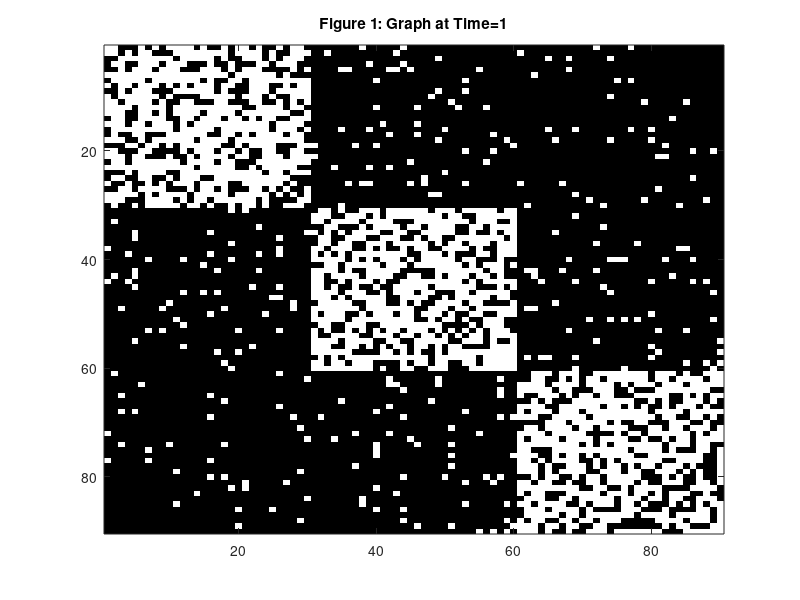
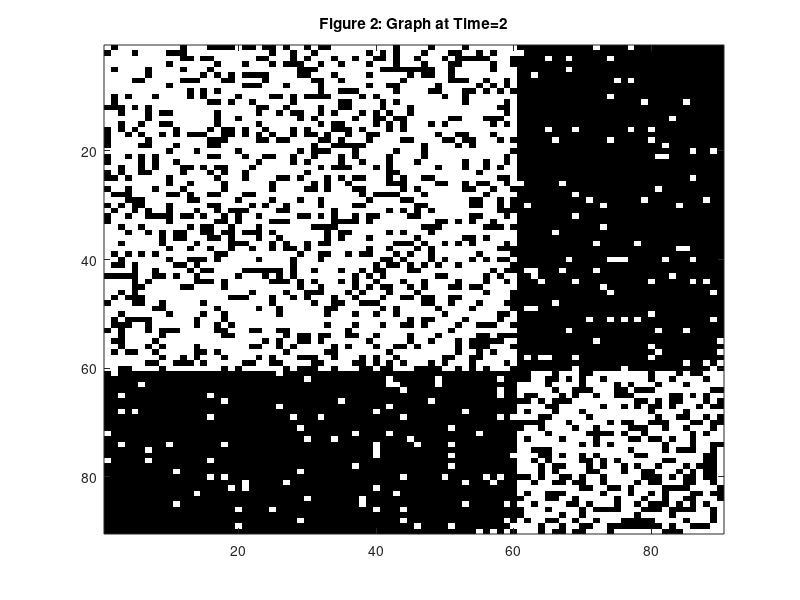
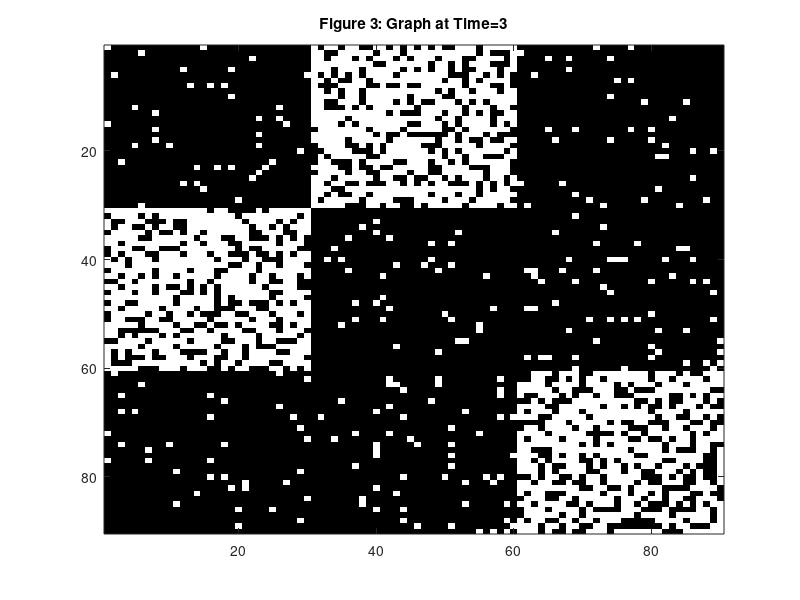
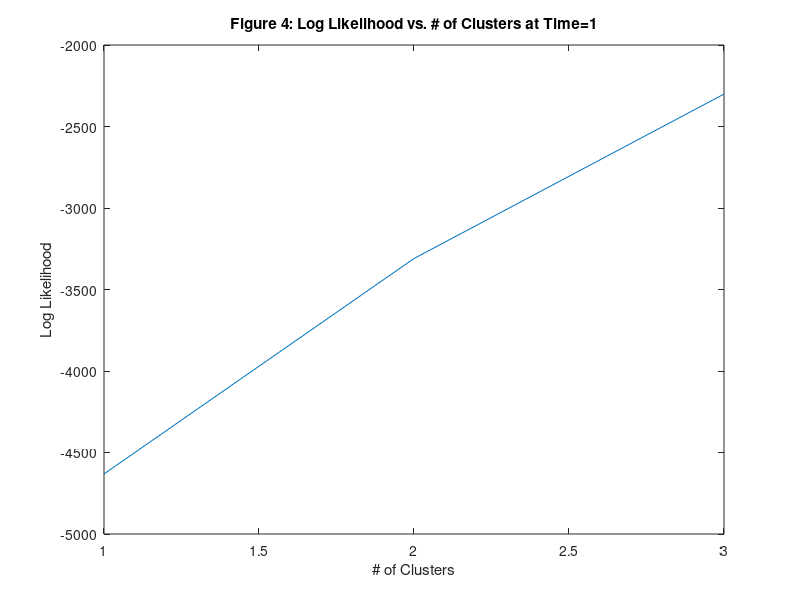

Reproduce these figures in MATLAB, in order. (Note: this script raises an error after producing the figures.)
clear all;
graph=importdata('Time1.mat');
graph2=importdata('Time2.mat');
graph3=importdata('Time3.mat');

figure(1)
imagesc(graph);
colormap(gray);

figure(2)
imagesc(graph2);
colormap(gray);

figure(3)
imagesc(graph3);
colormap(gray);

figure(1);
imagesc(graph);
colormap(gray);
title('Figure 1: Graph at Time=1');


figure(2);
imagesc(graph2);
colormap(gray);
title('Figure 2: Graph at Time=2');


figure(3);
imagesc(graph3);
colormap(gray);
title('Figure 3: Graph at Time=3');


% Algorithm with 1 cluster
[likelihood_1,val_1] = fmincon(@(p) -sum(sum(graph*log(p)+(1-graph)*log(1-p))),0.01,[],[],[],[],0,1);
block1_t1=val_1;

% Algorithm with 2 cluster
block2_t1=1:10;
for i=1:10;
graph_2 = kmeans(graph,2);
clust2_11 = graph(graph_2==1,graph_2==1);
clust2_12 = graph(graph_2==1,graph_2==2);
clust2_22 = graph(graph_2==2,graph_2==2);

[likelihood_2,val_2] = fmincon(@(p) -sum(sum(clust2_11*log(p(1))+(1-clust2_11)*log(1-p(1))))-sum(sum(clust2_22*log(p(2))+(1-clust2_22)*log(1-p(2))))-sum(sum(clust2_12*log(p(3))+(1-clust2_12)*log(1-p(3)))),[0.01 0.01 0.001],[],[],[],[],[0 0 0],[1 1 1]);

block2_t1(i)=val_2;
end
val_2=mean(block2_t1);
%  Algorithm with 3 clusters (which is the "true" number of clusters in
%  this graph)
block3_t1=1:10;
for i=1:10;
graph_3 = kmeans(graph,3);

clust3_11 = graph(graph_3==1,graph_3==1);
clust3_12 = graph(graph_3==1,graph_3==2);
clust3_13 = graph(graph_3==1,graph_3==3);
clust3_22 = graph(graph_3==2,graph_3==2);
clust3_23 = graph(graph_3==2,graph_3==3);
clust3_33 = graph(graph_3==3,graph_3==3);

[likelihood_3,val_3] = fmincon(@(p) -sum(sum(clust3_11*log(p(1))+(1-clust3_11)*log(1-p(1))))-...
    sum(sum(clust3_22*log(p(2))+(1-clust3_22)*log(1-p(2))))-sum(sum(clust3_33*log(p(3))+(1-clust3_33)*log(1-p(3))))-sum(sum(clust3_12*log(p(4))+(1-clust3_12)*log(1-p(4))))-sum(sum(clust3_13*log(p(5))+(1-clust3_13)*log(1-p(5))))-sum(sum(clust3_23*log(p(6))+(1-clust3_23)*log(1-p(6)))),[0.01 0.01 0.01 0.001 0.001 0.001],[],[],[],[],[0 0 0 0 0 0],[1 1 1 1 1 1]);
block3_t1(i)=val_3;
end
val_3=mean(block3_t1);
% Figure 4
figure(4)
plot(1:3,-[val_1 val_2 val_3]);
xlabel('# of Clusters');
ylabel('Log Likelihood');
title('Figure 4: Log Likelihood vs. # of Clusters at Time=1');

% Algorithm with 1 cluster
[likelihood_1,val_1] = fmincon(@(p) -sum(sum(graph2*log(p)+(1-graph2)*log(1-p))),0.01,[],[],[],[],0,1)
block1_t2=val_1;

% Algorithm with 2 cluster
block2_t2=1:10;
for i=1:10;
graph2_2 = kmeans(graph2,2);
clust2_11 = graph2(graph2_2==1,graph2_2==1);
clust2_12 = graph2(graph2_2==1,graph2_2==2);
clust2_22 = graph2(graph2_2==2,graph2_2==2);

[likelihood_2,val_2] = fmincon(@(p) -sum(sum(clust2_11*log(p(1))+(1-clust2_11)*log(1-p(1))))-sum(sum(clust2_22*log(p(2))+(1-clust2_22)*log(1-p(2))))-sum(sum(clust2_12*log(p(3))+(1-clust2_12)*log(1-p(3)))),[0.01 0.01 0.001],[],[],[],[],[0 0 0],[1 1 1]);
block2_t2(i)=val_2;
end
val_2=mean(block2_t2);
%  Algorithm with 3 clusters (which is the "true" number of clusters in
%  this graph2)
block3_t2=1:10;
for i=1:10;
graph2_3 = kmeans(graph2,3);

clust3_11 = graph2(graph2_3==1,graph2_3==1);
clust3_12 = graph2(graph2_3==1,graph2_3==2);
clust3_13 = graph2(graph2_3==1,graph2_3==3);
clust3_22 = graph2(graph2_3==2,graph2_3==2);
clust3_23 = graph2(graph2_3==2,graph2_3==3);
clust3_33 = graph2(graph2_3==3,graph2_3==3);

[likelihood_3,val_3] = fmincon(@(p) -sum(sum(clust3_11*log(p(1))+(1-clust3_11)*log(1-p(1))))-...
    sum(sum(clust3_22*log(p(2))+(1-clust3_22)*log(1-p(2))))-sum(sum(clust3_33*log(p(3))+(1-clust3_33)*log(1-p(3))))-sum(sum(clust3_12*log(p(4))+(1-clust3_12)*log(1-p(4))))-sum(sum(clust3_13*log(p(5))+(1-clust3_13)*log(1-p(5))))-sum(sum(clust3_23*log(p(6))+(1-clust3_23)*log(1-p(6)))),[0.01 0.01 0.01 0.001 0.001 0.001],[],[],[],[],[0 0 0 0 0 0],[1 1 1 1 1 1]);
 block3_t2(i)=val_3;
end
val_3=mean(block3_t2);
% Figure 5
figure(5)
plot(1:3,-[val_1 val_2 val_3]);
xlabel('# of Clusters');
ylabel('Log Likelihood');
title('Figure 2: Log Likelihood vs. # of Clusters at Time=2');

% Algorithm with 1 cluster
block1_t3=1:10;
for i=1:10;
[likelihood_1,val_1] = fmincon(@(p) -sum(sum(graph3*log(p)+(1-graph3)*log(1-p))),0.01,[],[],[],[],0,1);
block1_t3(i)=val_1;
end
val_1=mean(block1_t3);
% Algorithm with 2 cluster
block2_t3=1:10;
for i=1:10;
graph3_2 = kmeans(graph3,2);
clust2_11 = graph3(graph3_2==1,graph3_2==1);
clust2_12 = graph3(graph3_2==1,graph3_2==2);
clust2_22 = graph3(graph3_2==2,graph3_2==2);

[likelihood_2,val_2] = fmincon(@(p) -sum(sum(clust2_11*log(p(1))+(1-clust2_11)*log(1-p(1))))-sum(sum(clust2_22*log(p(2))+(1-clust2_22)*log(1-p(2))))-sum(sum(clust2_12*log(p(3))+(1-clust2_12)*log(1-p(3)))),[0.01 0.01 0.001],[],[],[],[],[0 0 0],[1 1 1]);
block2_t3(i)=val_2;
end
val_2=mean(block2_t3);
%  Algorithm with 3 clusters (which is the "true" number of clusters in
%  this graph3)

block3_t3=1:100;
for i=1:100;
graph3_3 = kmeans(graph3,3);

clust3_11 = graph3(graph3_3==1,graph3_3==1);
clust3_12 = graph3(graph3_3==1,graph3_3==2);
clust3_13 = graph3(graph3_3==1,graph3_3==3);
clust3_22 = graph3(graph3_3==2,graph3_3==2);
clust3_23 = graph3(graph3_3==2,graph3_3==3);
clust3_33 = graph3(graph3_3==3,graph3_3==3);

[likelihood_3,val_3] = fmincon(@(p) -sum(sum(clust3_11*log(p(1))+(1-clust3_11)*log(1-p(1))))-...
    sum(sum(clust3_22*log(p(2))+(1-clust3_22)*log(1-p(2))))-sum(sum(clust3_33*log(p(3))+(1-clust3_33)*log(1-p(3))))-sum(sum(clust3_12*log(p(4))+(1-clust3_12)*log(1-p(4))))-sum(sum(clust3_13*log(p(5))+(1-clust3_13)*log(1-p(5))))-sum(sum(clust3_23*log(p(6))+(1-clust3_23)*log(1-p(6)))),[0.01 0.01 0.01 0.001 0.001 0.001],[],[],[],[],[0 0 0 0 0 0],[1 1 1 1 1 1]);
block3_t3(i)=val_3;
end
val_3=mean(block3_t3);
 
% Figure 3
figure(6)
plot(1:3,-[val_1 val_2 val_3]);
xlabel('# of Clusters');
ylabel('Log Likelihood');
title('Figure 6: Log Likelihood vs. # of Clusters at Time=6');

predicted_blocks_t1=1;
lik_t1=[-mean(block1_t1),-mean(block2_t1),-mean(block3_t1)]
for i=1:2
    if (lik_t1(i)<1.2*lik_t1(i+1))
        predicted_blocks_t1=predicted_blocks_t1+1;
    end
end
predicted_blocks_t1

predicted_blocks_t2=1;
lik_t2=[-mean(block1_t2),-mean(block2_t2),-mean(block3_t2)]
for i=1:2
    if (lik_t2(i)<1.2*lik_t2(i+1))
        predicted_blocks_t2=predicted_blocks_t2+1;
    end
end
predicted_blocks_t2

predicted_blocks_t3=1;
lik_t3=[-mean(block1_t3),-mean(block2_t3),-mean(block3_t3)]
for i=1:2
    if (lik_t3(i)<1.2*lik_t3(i+1))
        predicted_blocks_t3=predicted_blocks_t3+1;
    end
end
predicted_blocks_t3
        
figure(7)
predictions=[predicted_blocks_t1,predicted_blocks_t2,predicted_blocks_t3]
bar(predictions)
title('Predicted number of blocks at each time point');
ylabel('Number of Predicted Blocks');
xlabel('Time point');
 